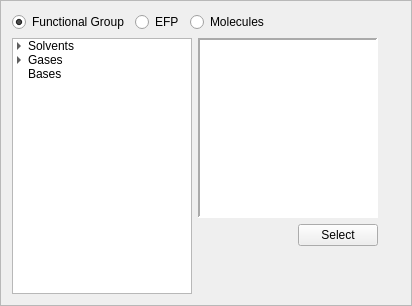
<?xml version="1.0" encoding="UTF-8"?>
<ui version="4.0">
 <class>FragmentTable</class>
 <widget class="QFrame" name="FragmentTable">
  <property name="geometry">
   <rect>
    <x>0</x>
    <y>0</y>
    <width>412</width>
    <height>306</height>
   </rect>
  </property>
  <property name="windowTitle">
   <string>Frame</string>
  </property>
  <property name="frameShape">
   <enum>QFrame::StyledPanel</enum>
  </property>
  <property name="frameShadow">
   <enum>QFrame::Raised</enum>
  </property>
  <layout class="QVBoxLayout" name="verticalLayout_2">
   <item>
    <layout class="QHBoxLayout" name="horizontalLayout_4">
     <item>
      <widget class="QRadioButton" name="functionalGroupsButton">
       <property name="text">
        <string>Functional Group</string>
       </property>
       <property name="checked">
        <bool>true</bool>
       </property>
      </widget>
     </item>
     <item>
      <widget class="QRadioButton" name="efpButton">
       <property name="text">
        <string>EFP</string>
       </property>
       <property name="checked">
        <bool>false</bool>
       </property>
      </widget>
     </item>
     <item>
      <widget class="QRadioButton" name="moleculesButton">
       <property name="text">
        <string>Molecules</string>
       </property>
      </widget>
     </item>
     <item>
      <spacer name="horizontalSpacer_4">
       <property name="orientation">
        <enum>Qt::Horizontal</enum>
       </property>
       <property name="sizeHint" stdset="0">
        <size>
         <width>40</width>
         <height>20</height>
        </size>
       </property>
      </spacer>
     </item>
    </layout>
   </item>
   <item>
    <layout class="QHBoxLayout" name="horizontalLayout_3">
     <item>
      <widget class="QTreeWidget" name="fragmentList">
       <property name="sizePolicy">
        <sizepolicy hsizetype="Fixed" vsizetype="Expanding">
         <horstretch>0</horstretch>
         <verstretch>0</verstretch>
        </sizepolicy>
       </property>
       <property name="minimumSize">
        <size>
         <width>180</width>
         <height>180</height>
        </size>
       </property>
       <property name="maximumSize">
        <size>
         <width>180</width>
         <height>500</height>
        </size>
       </property>
       <property name="font">
        <font>
         <kerning>true</kerning>
        </font>
       </property>
       <property name="indentation">
        <number>12</number>
       </property>
       <property name="rootIsDecorated">
        <bool>true</bool>
       </property>
       <attribute name="headerVisible">
        <bool>false</bool>
       </attribute>
       <column>
        <property name="text">
         <string notr="true">1</string>
        </property>
       </column>
       <item>
        <property name="text">
         <string>Solvents</string>
        </property>
        <item>
         <property name="text">
          <string>Acetone</string>
         </property>
        </item>
        <item>
         <property name="text">
          <string>Acetonitrile</string>
         </property>
        </item>
        <item>
         <property name="text">
          <string>Benzene</string>
         </property>
        </item>
        <item>
         <property name="text">
          <string>Carbon Tetracholoride</string>
         </property>
        </item>
        <item>
         <property name="text">
          <string>Water</string>
         </property>
        </item>
       </item>
       <item>
        <property name="text">
         <string>Gases</string>
        </property>
        <item>
         <property name="text">
          <string>Ammonia</string>
         </property>
        </item>
        <item>
         <property name="text">
          <string>Methane</string>
         </property>
        </item>
        <item>
         <property name="text">
          <string>Oxygen (O2)</string>
         </property>
        </item>
       </item>
       <item>
        <property name="text">
         <string>Bases</string>
        </property>
       </item>
      </widget>
     </item>
     <item>
      <layout class="QVBoxLayout" name="verticalLayout">
       <item>
        <widget class="QFrame" name="viewWidget">
         <property name="sizePolicy">
          <sizepolicy hsizetype="Fixed" vsizetype="Fixed">
           <horstretch>0</horstretch>
           <verstretch>0</verstretch>
          </sizepolicy>
         </property>
         <property name="minimumSize">
          <size>
           <width>180</width>
           <height>180</height>
          </size>
         </property>
         <property name="styleSheet">
          <string>background: white</string>
         </property>
         <property name="frameShape">
          <enum>QFrame::Panel</enum>
         </property>
         <property name="frameShadow">
          <enum>QFrame::Sunken</enum>
         </property>
         <property name="lineWidth">
          <number>2</number>
         </property>
         <property name="midLineWidth">
          <number>2</number>
         </property>
        </widget>
       </item>
       <item>
        <layout class="QHBoxLayout" name="horizontalLayout">
         <item>
          <spacer name="horizontalSpacer_2">
           <property name="orientation">
            <enum>Qt::Horizontal</enum>
           </property>
           <property name="sizeHint" stdset="0">
            <size>
             <width>48</width>
             <height>17</height>
            </size>
           </property>
          </spacer>
         </item>
         <item>
          <widget class="QPushButton" name="selectButton">
           <property name="text">
            <string>Select</string>
           </property>
          </widget>
         </item>
        </layout>
       </item>
       <item>
        <spacer name="verticalSpacer">
         <property name="orientation">
          <enum>Qt::Vertical</enum>
         </property>
         <property name="sizeHint" stdset="0">
          <size>
           <width>58</width>
           <height>38</height>
          </size>
         </property>
        </spacer>
       </item>
      </layout>
     </item>
     <item>
      <spacer name="horizontalSpacer_3">
       <property name="orientation">
        <enum>Qt::Horizontal</enum>
       </property>
       <property name="sizeHint" stdset="0">
        <size>
         <width>40</width>
         <height>20</height>
        </size>
       </property>
      </spacer>
     </item>
    </layout>
   </item>
  </layout>
 </widget>
 <resources/>
 <connections/>
</ui>
